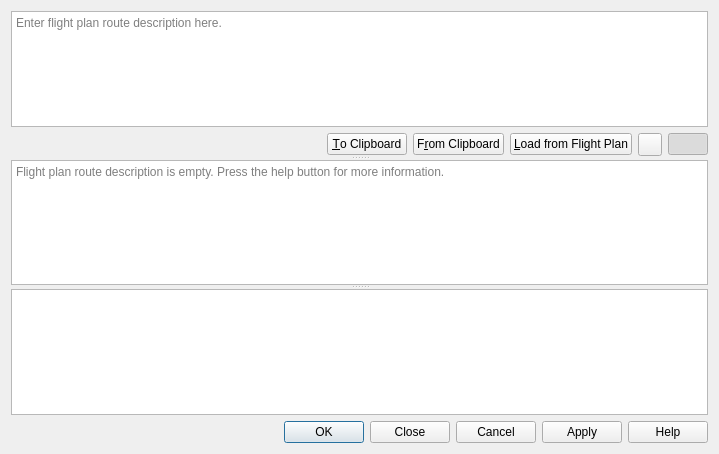
<?xml version="1.0" encoding="UTF-8"?>
<ui version="4.0">
 <class>RouteStringDialog</class>
 <widget class="QDialog" name="RouteStringDialog">
  <property name="geometry">
   <rect>
    <x>0</x>
    <y>0</y>
    <width>719</width>
    <height>454</height>
   </rect>
  </property>
  <property name="sizePolicy">
   <sizepolicy hsizetype="Preferred" vsizetype="Preferred">
    <horstretch>2</horstretch>
    <verstretch>0</verstretch>
   </sizepolicy>
  </property>
  <property name="windowTitle">
   <string>Little Navmap - Flight Plan Route Description</string>
  </property>
  <layout class="QVBoxLayout" name="verticalLayout_2">
   <item>
    <widget class="QSplitter" name="splitterRouteString">
     <property name="orientation">
      <enum>Qt::Vertical</enum>
     </property>
     <property name="handleWidth">
      <number>4</number>
     </property>
     <widget class="QWidget" name="verticalLayoutWidget">
      <layout class="QVBoxLayout" name="verticalLayout">
       <item>
        <widget class="QTextEdit" name="textEditRouteString">
         <property name="tabChangesFocus">
          <bool>true</bool>
         </property>
         <property name="undoRedoEnabled">
          <bool>false</bool>
         </property>
         <property name="html">
          <string>&lt;!DOCTYPE HTML PUBLIC &quot;-//W3C//DTD HTML 4.0//EN&quot; &quot;http://www.w3.org/TR/REC-html40/strict.dtd&quot;&gt;
&lt;html&gt;&lt;head&gt;&lt;meta name=&quot;qrichtext&quot; content=&quot;1&quot; /&gt;&lt;style type=&quot;text/css&quot;&gt;
p, li { white-space: pre-wrap; }
&lt;/style&gt;&lt;/head&gt;&lt;body style=&quot; font-family:'Noto Sans'; font-size:9pt; font-weight:400; font-style:normal;&quot;&gt;
&lt;p style=&quot;-qt-paragraph-type:empty; margin-top:0px; margin-bottom:0px; margin-left:0px; margin-right:0px; -qt-block-indent:0; text-indent:0px;&quot;&gt;&lt;br /&gt;&lt;/p&gt;&lt;/body&gt;&lt;/html&gt;</string>
         </property>
         <property name="acceptRichText">
          <bool>false</bool>
         </property>
         <property name="placeholderText">
          <string>Enter flight plan route description here.</string>
         </property>
        </widget>
       </item>
       <item>
        <layout class="QHBoxLayout" name="horizontalLayout">
         <item>
          <spacer name="horizontalSpacer">
           <property name="orientation">
            <enum>Qt::Horizontal</enum>
           </property>
           <property name="sizeHint" stdset="0">
            <size>
             <width>40</width>
             <height>20</height>
            </size>
           </property>
          </spacer>
         </item>
         <item>
          <widget class="QPushButton" name="pushButtonRouteStringToClipboard">
           <property name="toolTip">
            <string>&lt;html&gt;&lt;head/&gt;&lt;body&gt;&lt;p&gt;Copy the current flight plan route description to the clipboard.&lt;/p&gt;&lt;/body&gt;&lt;/html&gt;</string>
           </property>
           <property name="text">
            <string>&amp;To Clipboard</string>
           </property>
          </widget>
         </item>
         <item>
          <widget class="QPushButton" name="pushButtonRouteStringFromClipboard">
           <property name="sizePolicy">
            <sizepolicy hsizetype="Fixed" vsizetype="Fixed">
             <horstretch>0</horstretch>
             <verstretch>0</verstretch>
            </sizepolicy>
           </property>
           <property name="toolTip">
            <string>Paste flight plan route description from clipboard.</string>
           </property>
           <property name="text">
            <string>F&amp;rom Clipboard</string>
           </property>
          </widget>
         </item>
         <item>
          <widget class="QPushButton" name="pushButtonRouteStringUpdate">
           <property name="toolTip">
            <string>&lt;html&gt;&lt;head/&gt;&lt;body&gt;&lt;p&gt;Update the route description from the current flight plan after option or other plan changes.&lt;/p&gt;&lt;/body&gt;&lt;/html&gt;</string>
           </property>
           <property name="text">
            <string>&amp;Load from Flight Plan</string>
           </property>
          </widget>
         </item>
         <item>
          <widget class="QToolButton" name="toolButtonRouteStringOptions">
           <property name="toolTip">
            <string>&lt;html&gt;&lt;head/&gt;&lt;body&gt;&lt;p&gt;Options for reading and writing route description&lt;/p&gt;&lt;/body&gt;&lt;/html&gt;</string>
           </property>
           <property name="text">
            <string/>
           </property>
           <property name="icon">
            <iconset resource="../../littlenavmap.qrc">
             <normaloff>:/littlenavmap/resources/icons/menubutton.svg</normaloff>:/littlenavmap/resources/icons/menubutton.svg</iconset>
           </property>
           <property name="popupMode">
            <enum>QToolButton::InstantPopup</enum>
           </property>
           <property name="toolButtonStyle">
            <enum>Qt::ToolButtonTextBesideIcon</enum>
           </property>
          </widget>
         </item>
         <item>
          <widget class="QPushButton" name="pushButtonRouteStringShowHelp">
           <property name="toolTip">
            <string>&lt;html&gt;&lt;head/&gt;&lt;body&gt;&lt;p&gt;Toggle visibility of the quick help.&lt;/p&gt;&lt;/body&gt;&lt;/html&gt;</string>
           </property>
           <property name="text">
            <string/>
           </property>
           <property name="icon">
            <iconset resource="../../littlenavmap.qrc">
             <normaloff>:/littlenavmap/resources/icons/help.svg</normaloff>:/littlenavmap/resources/icons/help.svg</iconset>
           </property>
           <property name="checkable">
            <bool>true</bool>
           </property>
           <property name="checked">
            <bool>true</bool>
           </property>
          </widget>
         </item>
        </layout>
       </item>
      </layout>
     </widget>
     <widget class="QTextEdit" name="textEditRouteStringErrors">
      <property name="acceptDrops">
       <bool>false</bool>
      </property>
      <property name="tabChangesFocus">
       <bool>true</bool>
      </property>
      <property name="undoRedoEnabled">
       <bool>false</bool>
      </property>
      <property name="readOnly">
       <bool>true</bool>
      </property>
      <property name="textInteractionFlags">
       <set>Qt::TextSelectableByMouse</set>
      </property>
      <property name="placeholderText">
       <string>Flight plan route description is empty. Press the help button for more information.</string>
      </property>
     </widget>
     <widget class="QTextEdit" name="textEditSyntaxHelp">
      <property name="acceptDrops">
       <bool>false</bool>
      </property>
      <property name="undoRedoEnabled">
       <bool>false</bool>
      </property>
      <property name="readOnly">
       <bool>true</bool>
      </property>
      <property name="html">
       <string>&lt;!DOCTYPE HTML PUBLIC &quot;-//W3C//DTD HTML 4.0//EN&quot; &quot;http://www.w3.org/TR/REC-html40/strict.dtd&quot;&gt;
&lt;html&gt;&lt;head&gt;&lt;meta name=&quot;qrichtext&quot; content=&quot;1&quot; /&gt;&lt;style type=&quot;text/css&quot;&gt;
p, li { white-space: pre-wrap; }
&lt;/style&gt;&lt;/head&gt;&lt;body style=&quot; font-family:'Noto Sans'; font-size:9pt; font-weight:400; font-style:normal;&quot;&gt;
&lt;p style=&quot;-qt-paragraph-type:empty; margin-top:0px; margin-bottom:0px; margin-left:0px; margin-right:0px; -qt-block-indent:0; text-indent:0px; font-family:'Ubuntu';&quot;&gt;&lt;br /&gt;&lt;/p&gt;&lt;/body&gt;&lt;/html&gt;</string>
      </property>
     </widget>
    </widget>
   </item>
   <item>
    <widget class="QDialogButtonBox" name="buttonBoxRouteString">
     <property name="orientation">
      <enum>Qt::Horizontal</enum>
     </property>
     <property name="standardButtons">
      <set>QDialogButtonBox::Apply|QDialogButtonBox::Cancel|QDialogButtonBox::Close|QDialogButtonBox::Help|QDialogButtonBox::Ok</set>
     </property>
    </widget>
   </item>
  </layout>
 </widget>
 <tabstops>
  <tabstop>textEditRouteString</tabstop>
  <tabstop>pushButtonRouteStringToClipboard</tabstop>
  <tabstop>pushButtonRouteStringFromClipboard</tabstop>
  <tabstop>pushButtonRouteStringUpdate</tabstop>
  <tabstop>toolButtonRouteStringOptions</tabstop>
  <tabstop>pushButtonRouteStringShowHelp</tabstop>
  <tabstop>textEditRouteStringErrors</tabstop>
  <tabstop>textEditSyntaxHelp</tabstop>
 </tabstops>
 <resources>
  <include location="../../littlenavmap.qrc"/>
 </resources>
 <connections/>
</ui>
